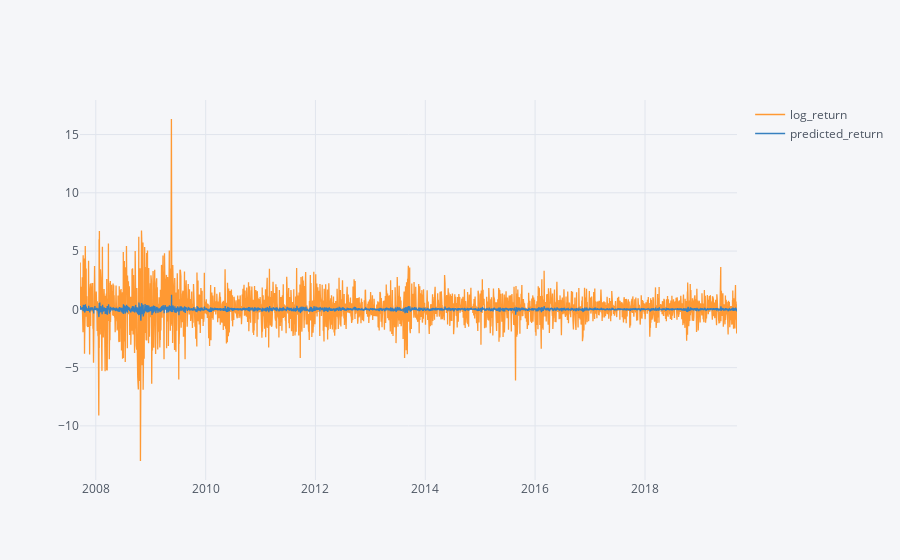

Notebook cell for this chart:
### Code cell
# prediction using optimum ARIMA model

train_df['predicted_return'] = optimum_arma_result.predict(start = train_df.index[0], end = train_df.index[-1])
train_df[['log_return','predicted_return']].iplot()

### Figure 1 — Plotly figure (JSON) as saved in the notebook; plotly's stock layout.template omitted (floating-point values rounded to 4 significant figures; data arrays with more than 128 entries replaced by an {"elided": "..."} marker saying what was removed)
{"data": [{"line": {"color": "rgba(255, 153, 51, 1.0)", "dash": "solid", "shape": "linear", "width": 1.3}, "mode": "lines", "name": "log_return", "text": "", "type": "scatter", "x": {"elided": "2924 str values"}, "y": {"elided": "2924 float values"}}, {"line": {"color": "rgba(55, 128, 191, 1.0)", "dash": "solid", "shape": "linear", "width": 1.3}, "mode": "lines", "name": "predicted_return", "text": "", "type": "scatter", "x": {"elided": "2924 str values"}, "y": {"elided": "2924 float values"}}], "layout": {"legend": {"bgcolor": "#F5F6F9", "font": {"color": "#4D5663"}}, "paper_bgcolor": "#F5F6F9", "plot_bgcolor": "#F5F6F9", "title": {"font": {"color": "#4D5663"}}, "xaxis": {"gridcolor": "#E1E5ED", "showgrid": true, "tickfont": {"color": "#4D5663"}, "title": {"font": {"color": "#4D5663"}, "text": ""}, "zerolinecolor": "#E1E5ED"}, "yaxis": {"gridcolor": "#E1E5ED", "showgrid": true, "tickfont": {"color": "#4D5663"}, "title": {"font": {"color": "#4D5663"}, "text": ""}, "zerolinecolor": "#E1E5ED"}}}
